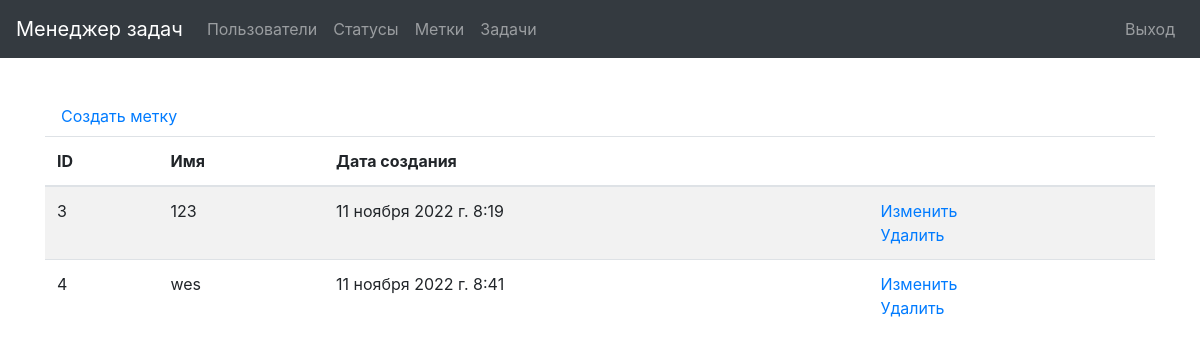
The page /labels/ (signed in) on the database its author committed.
### task_manager/labels/models.py (models this page shows, shortened)
class Label(models.Model):
    name = models.CharField(max_length=150, unique=True)
    date_created = models.DateTimeField(auto_now_add=True)

### task_manager/labels/views.py (the view)
# urls.py: path('', views.LabelsPage.as_view()),
class LabelsPage(MyLoginRequired, View):
    def get(self, request):
        labels = Label.objects.all()
        template_name = 'labels/labels.html'
        return render(request, template_name, context={
            'labels': labels
        })

### task_manager/mixins.py (called while the page is built)
    def dispatch(self, request, *args, **kwargs):
        if not request.user.is_authenticated:
            messages.error(request, _("""Вы не авторизованы!
                                      Пожалуйста, выполните вход."""))
            return redirect('/login/')
        return super().dispatch(request, *args, **kwargs)

### task_manager/templates/labels/labels.html
{% extends 'base_auth.html' %}
{% load i18n %}
{% block content %}
<div class="table-responsive">
<h1>{% translate "Метки" %}</h1>
    <br>
    <a class="nav-link" href="/labels/create/">{% translate "Создать метку" %}</a>
    <table class="table table-striped">
      <thead>
        <tr>
            <th>{% translate "ID" %}</th>
            <th>{% translate "Имя" %}</th>
            <th>{% translate "Дата создания" %}</th>
            <th></th>
        </tr>
      </thead>
        <tbody>
            {% for label in labels %}
            <tr>
                <td>{{ label.id }}</td>
                <td>{{ label.name }}</td>
                <td>{{ label.date_created }}</td>
                <td>
                    <a href="{% url 'update_label' label.id %}">{% translate "Изменить" %}</a>
                    <br>
                    <a href="{% url 'delete_label' label.id %}">{% translate "Удалить" %}</a>
                </td>
            </tr>
            {% endfor %}
        </tbody>
    </table>
</div>
{% endblock %}

### rows shown on the page
Label: id "3", name "123", date_created "11 ноября 2022 г. 8:19"
Label: id "4", name "wes", date_created "11 ноября 2022 г. 8:41"
